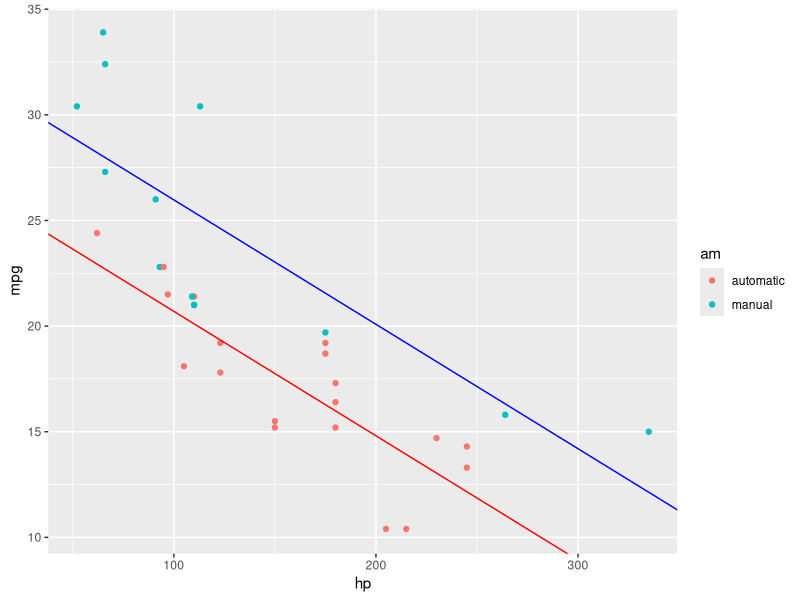
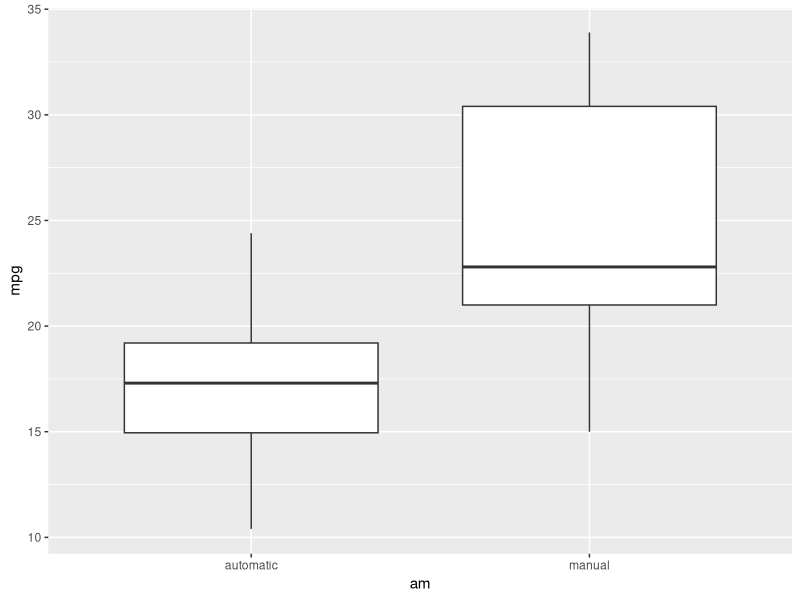
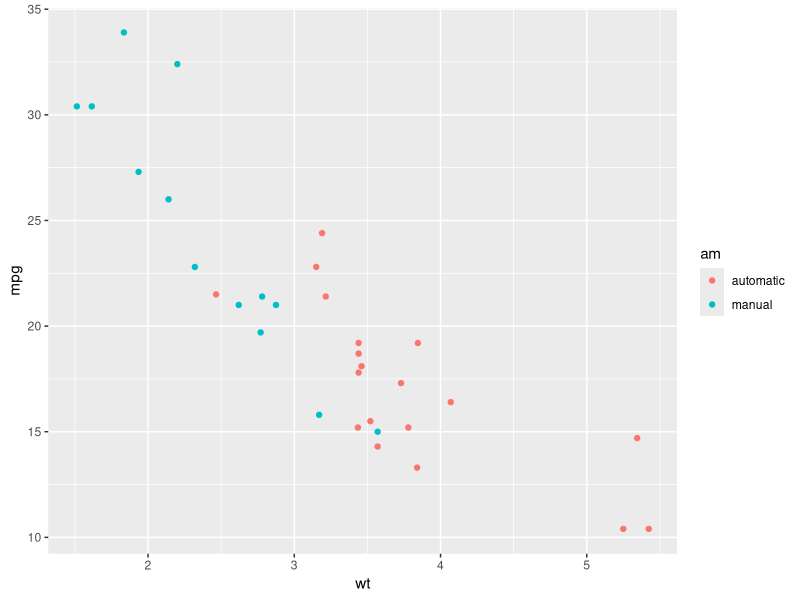
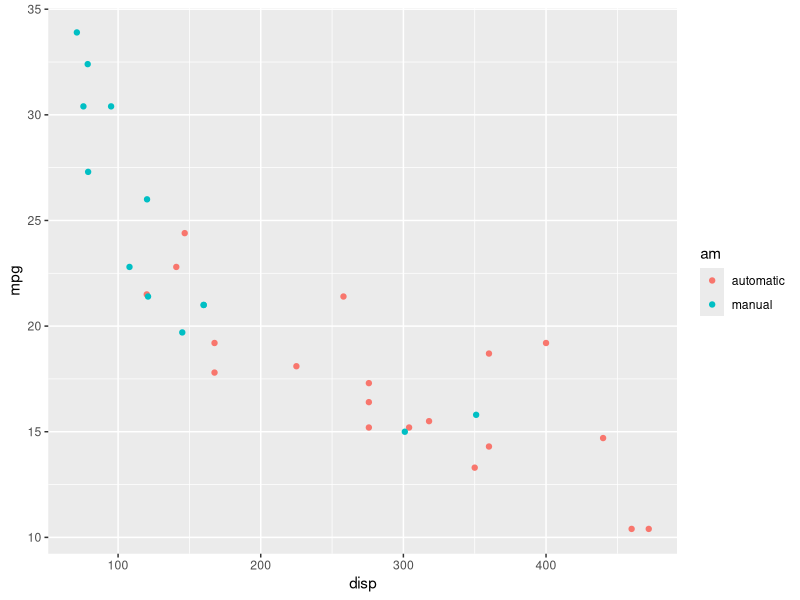
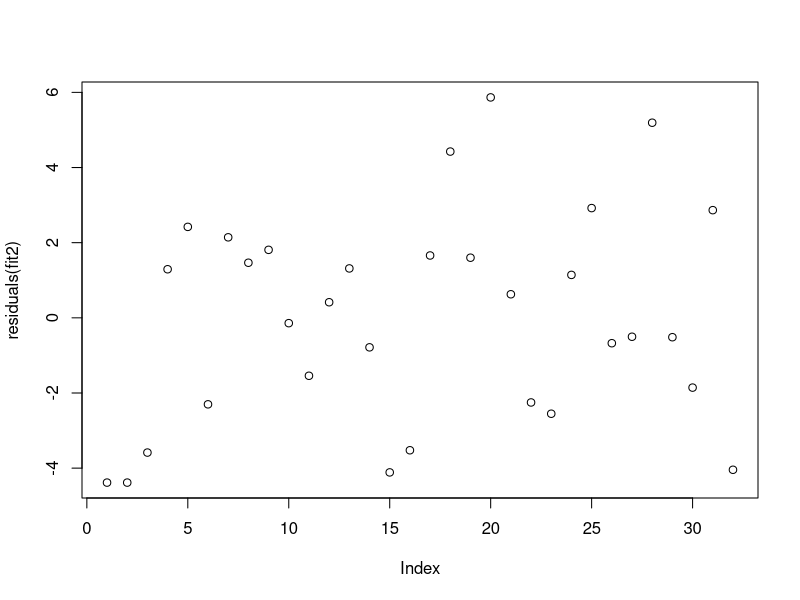

These figures' R source, in order:
## ---- chunk 1
suppressPackageStartupMessages({library(ggplot2,quietly=TRUE)})
x <- mtcars
cols <- c('cyl', 'vs', 'gear', 'carb'); x[cols] <- lapply(x[cols], factor)
x$am <- factor(x$am, levels = c(0,1), labels = c('automatic', 'manual'))
## ---- chunk 2
fit1 <- lm(mpg ~ am, data = x)
summary(fit1)$coefficients
## ---- chunk 3
fit2 <- lm(mpg ~ hp + am, data = x)
sumCoef <- summary(fit2)$coefficients; print(sumCoef, digits = 4)
sumCoef[3,1] + c(-1, 0, 1) * qt(0.975, df= fit2$df) * sumCoef[3,2]
## ---- chunk 4
ggplot(x, aes(hp, mpg, colour = am)) + geom_point() +
  geom_abline(intercept=fit2$coeff[1], slope = fit2$coeff[2], colour = 'red') +
  geom_abline(intercept=fit2$coeff[1]+fit2$coeff[3], slope = fit2$coeff[2], colour = 'blue')
## ---- chunk 5
qplot(am, mpg, data = x, geom = 'boxplot')
## ---- chunk 6
qplot(wt, mpg, colour = am, data = x)
qplot(disp, mpg, colour = am, data = x)
## ---- chunk 7
plot(residuals(fit2))
